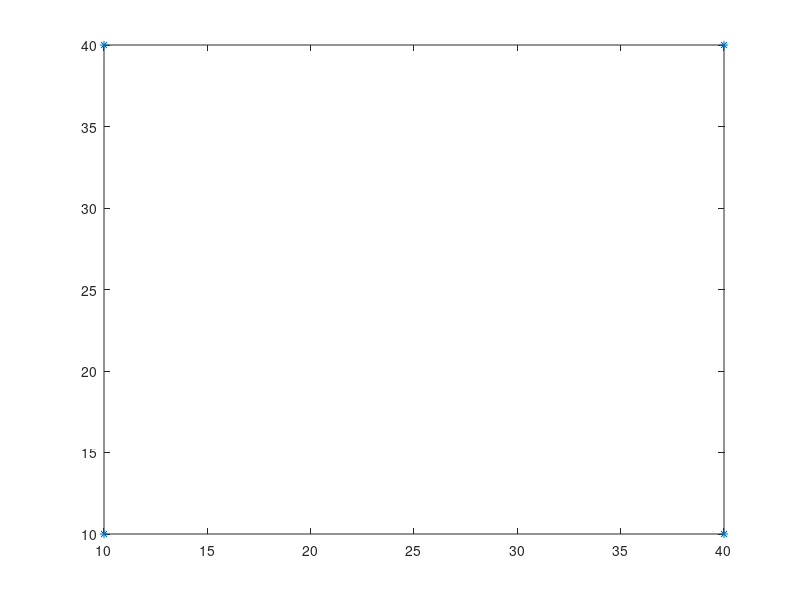
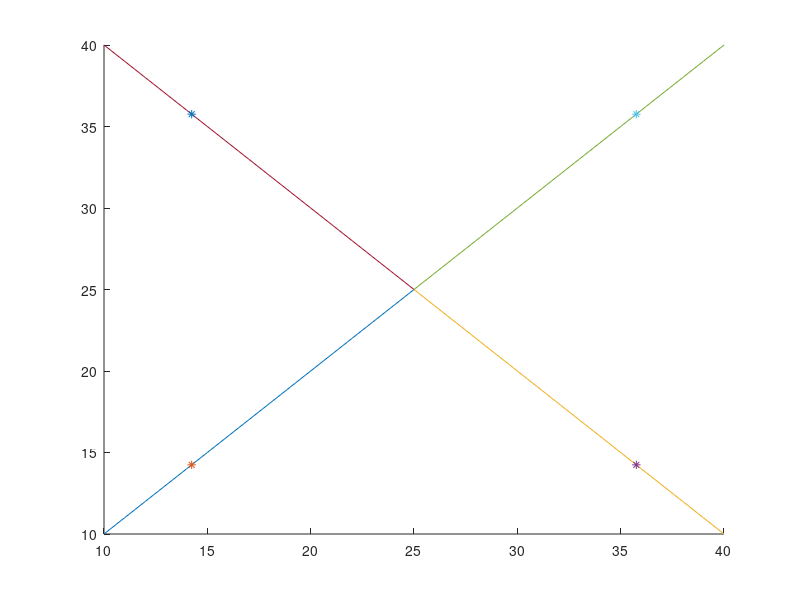
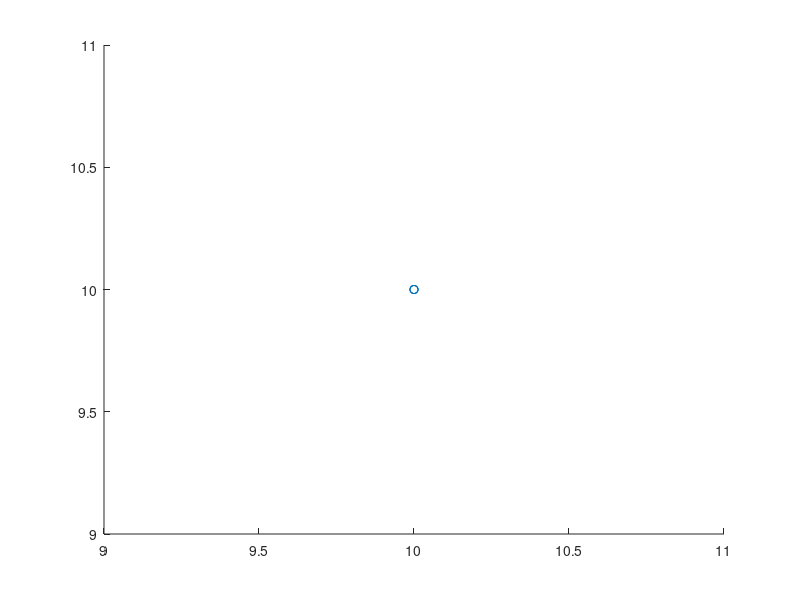

Reproduce these figures in MATLAB, in order. (Note: this script raises an error after producing the figures.)
clear all
close all
clc

Cx = [10 10 40 40];   % X position of the vectors
Cy = [10 40 40 10];    % Y position of the vectors

figure(1);
plot(Cx,Cy,'*');
hold on;
nomber_pts = length(Cx);
o = [0 0]; % vector origin

Medx = [0 0 0 0];
Medy = [0 0 0 0];

hold off;

figure(2);
hold on;

Median_saved = [[0 0 0 0];[0 0 0 0]];
for loop = 1:nomber_pts
    
    % Show the vector of the first loop
    % for iter = 1:nomber_pts-1
    %     C = [Cx(iter) Cy(iter)];
    %     Cnext = [Cx(iter+1) Cy(iter+1)];
    %     nd = (Cnext-C)./norm(Cnext-C); %normalize
    %     nd = (Cnext-C);
    %     % % Show vector betwin the points
    %         quiver(C(1),C(2),nd(1),nd(2))
    % end
    
    % pause
    
    % quiver(C(1),C(2),nd(1),nd(2))
    
    C1 = [Cx(1) Cy(1)];
    C2 = [Cx(2) Cy(2)];
    C3 = [Cx(3) Cy(3)];
    C4 = [Cx(4) Cy(4)];
    
    
    % Vector betwin befor and last point
    M1 = (C4-C2);
    
    % show the ector betwin the one before and the one after form the one after
    % quiver(C2(1),C2(2),M1(1),M1(2));
    
    % Gives the eqasion of the
    slopeM = (C2(2)-C4(2))/(C2(1)-C4(1));
    b = (-C2(1))*slopeM+C2(2);
    
    % Plot the line betwin the point befor and the last
    x = min(C2(1),C4(1)):max(C2(1),C4(1));
    % plot(x, slopeM*x+b);
    
    % Intermediat point of the two points
    mPointx = (max(C2(1),C4(1))+min(C2(1),C4(1)))/2;
    mPointy = mPointx*slopeM+b;
    
    % Plot of the point
    % plot(mPointx,mPointy ,'*');
    
    % Saving the point
    mPoint = [mPointx mPointy];
    
    % Plot vector betwin
    Median = mPoint-C1;
    % quiver(C1(1),C1(2),Median(1),Median(2))
    
    % Line of the median
    slopeMed = (C1(2)-mPoint(2))/(C1(1)-mPoint(1));
    bMed = (-C1(1))*slopeMed+C1(2);
    
    % Plot median line
    x = min(C1(1),mPoint(1)):max(C1(1),mPoint(1));
    plot(x, slopeMed*x+bMed);
    
    % Shift of the point on the median
    
    shift_int = mPoint-C1;
    shift6 = C1+(shift_int/norm(shift_int))*6;
    plot(shift6(1),shift6(2),'*');
    
    % Sauvegarde du prochain point
    % Cx(1) = shift6(1);
    % Cy(1) = shift6(2);
    
    % % Shift dans les points
    Cx = circshift(Cx',1);
    Cx = Cx';
    Cy = circshift(Cy',1);
    Cy = Cy';
    
    shift6 = shift_int/norm(shift_int);
    Median_saved(:,1) = shift6;
    Median_saved = circshift(Median_saved',1);
    Median_saved = Median_saved';
    
    % is one point concave ?
    % if ti is we must invers it
    
    
end
hold off;

% Condition used to say if the point have crossed
notcrossed = 1;
figure(3);
hold on;
ass=1;
x=0;
do4 = 0;
C1 = [Cx(1) Cy(1)];
plot(C1(1),C1(2),'o');
while (notcrossed)
    
    
    if do4==nomber_pts
        % here so no while(1)
        x= x+1;
        % do all the points
        do4 = 0;
    end
    % in this if we want to know when to stop
    if x==20;
        break;
        notcrossed= 0;
    end
    shift6 = C1+(shift_int/norm(shift_int))*6*(x);
    if ass == 0
%         plot(shift6(1),shift6(2),shift6Past(1),shift6Past(2),'g');
        
        X = [shift6(1),shift6Past(1)];
        Y = [shift6(2),shift6Past(2)];
        scatter(X,Y)
%         hold on
        plot(X,Y)
%         hold off 
        ax = gca;
        ax.Color = 'blue';
        ax.XAxisLocation = 'bottom';
        ax.YAxisLocation = 'left';
        shift6Past=shift6;
        
        
        
    end
    if ass==1
        
        X = [C1(1),shift6(1)];
        Y = [C1(2),shift6(2)];
        scatter(X,Y)
%         hold on
        plot(X,Y)
%         hold off 
        ax = gca;
        ax.Color = 'blue';
        ax.XAxisLocation = 'bottom';
        ax.YAxisLocation = 'left';
        shift6Past=shift6;
%         plot(C1,shift6,'g');
        ass = 0;
        shift6Past=shift6;
        
    end
    
    
%     plot(shift6(1),shift6(2),'*');
% Move = [C1(1) C1(2) ; shift6(1) shift6(2)];
%     plot(Move);
    
    
    Cx = circshift(Cx',1);
    Cx = Cx';
    Cy = circshift(Cy',1);
    Cy = Cy';
    
    C1 = [Cx(1) Cy(1)];
    
    Median_saved = circshift(Median_saved',1);
    Median_saved = Median_saved';
    
    shift_int = Median_saved(:,1)';
    do4 = do4+1;
        pause(1)
end
hold off;

